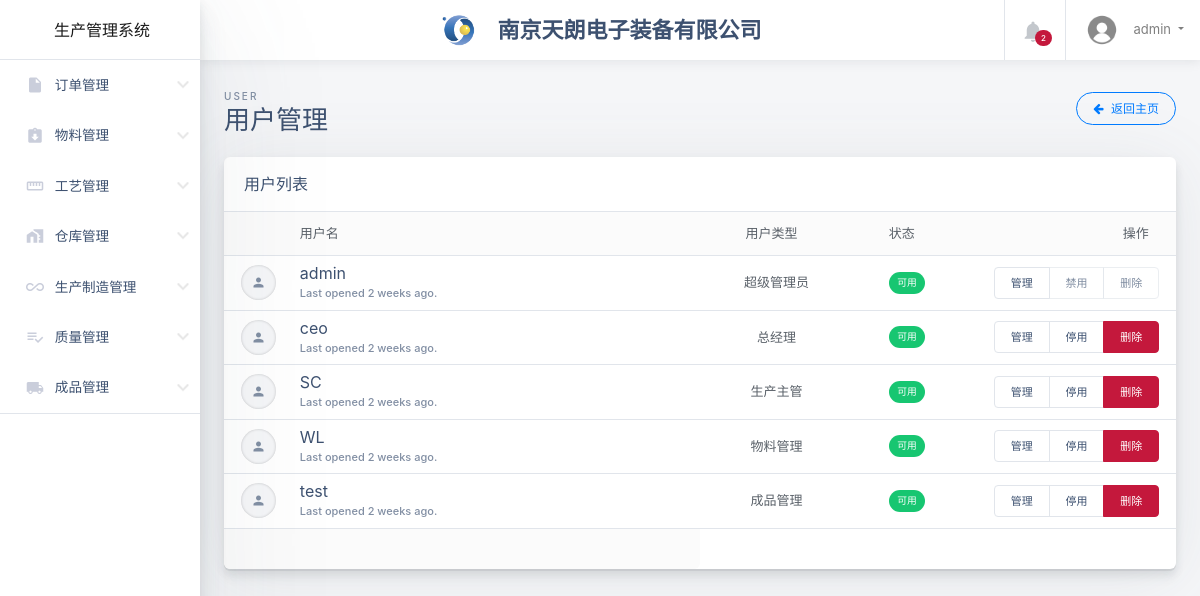
The page /user.php (signed in) on the database its author committed.
### tables this page shows
CREATE TABLE `user` (
  `user_id` int(11) NOT NULL,
  `user_name` varchar(255) DEFAULT NULL,
  `user_password` varchar(255) DEFAULT NULL,
  `usable` bit(1) DEFAULT b'1',
  `job` varchar(255) DEFAULT NULL,
  `tel` varchar(255) DEFAULT NULL,
  `admin` bit(1) DEFAULT b'0',
  `orders` bit(1) DEFAULT b'0',
  `material` bit(1) DEFAULT b'0',
  `process` bit(1) DEFAULT b'0',
  `warehouse` bit(1) DEFAULT b'0',
  `making` bit(1) DEFAULT b'0',
  `quality` bit(1) DEFAULT b'0',
  `product` bit(1) DEFAULT b'0'
);

### user.php (the view, shortened to what this page needs)
<!DOCTYPE html>
<html class="no-js h-100" lang="zh-CN">
<head>
  <?php include('head.php') ?>
</head>
<body class="h-100">
  <div class="container-fluid">
    <div class="row">
      <?php include('sidebar.php') ?>
      <main class="main-content col-lg-10 col-md-9 col-sm-12 p-0 offset-lg-2 offset-md-3">
        <div class="main-navbar sticky-top bg-white">
          <?php include('navbar.php') ?>
        </div>
        <div class="main-content-container container-fluid px-4 mb-4">
          <div class="page-header row no-gutters py-4">
            <div class="col-12 col-sm-6 text-center text-sm-left mb-4 mb-sm-0">
              <span class="text-uppercase page-subtitle">user</span>
              <h3 class="page-title">用户管理</h3>
            </div>
            <div class="col-12 col-sm-6 d-flex align-items-center">
              <div class="d-inline-flex mb-sm-0 mx-auto ml-sm-auto mr-sm-0" role="group" aria-label="Page actions">
                <a id="add-new-event" href="welcome.php" class="btn btn-outline-primary btn-pill"><i class="fa fa-arrow-left mr-1"></i> 返回主页 </a>
              </div>
            </div>
          </div>
          <div id="DataTables_Table_0_wrapper" class="dataTables_wrapper no-footer" style="overflow:auto; ">
            <div class="dataTables_length">
              <h6 class="m-0">用户列表</h6>
            </div>
            <table class="file-manager-list d-none table-responsive dataTable  " id="DataTables_Table_0">
              <thead>
                <tr>
                  <th style="width: 7.8px;"  rowspan="1" colspan="1"></th>
                  <th class="text-left" rowspan="1" colspan="1" style="width: 382.8px;">用户名</th>
                  <th class="" rowspan="1" colspan="1" style="width: 106.8px;" >用户类型</th>
                  <th class="" rowspan="1" colspan="1" style="width: 123.8px;" >状态</th>
                  <th class="text-right " rowspan="1" colspan="1" style="width: 175.8px; ">操作</th>
                </tr>
              </thead>
              <tbody>
                <?php
                require_once('conn.php');
                $sql1="select * from user where admin=1";
                $sql0="select * from user where admin=0";
                $result1=mysqli_query($conn,$sql1);
                $result0=mysqli_query($conn,$sql0);
                $loginNum1=mysqli_num_rows($result1);
                $loginNum0=mysqli_num_rows($result0);
                for($i=0; $i<$loginNum1; $i++){
                  $row1 = mysqli_fetch_assoc($result1);
                  echo "<tr>";
                  echo "
                  <td class='file-manager__item-icon'>
                  <div>
                  <i class='material-icons'>person</i>
                  </div>
                  </td>";
                  echo "
                  <td class='text-left'>
                  <h5 class='file-manager__item-title'>{$row1['user_name']}</h5>
                  <span class='file-manager__item-meta'>Last opened 2 weeks ago.</span>
                  </td>";
                  echo "<td>{$row1['job']}</td>";
                  echo "
                  <td>
                  <div class='d-table mx-auto'>
                  <span class='badge badge-pill badge-success'>可用</span>
                  </div>
                  </td>";
                  echo "
                  <td class='file-manager__item-actions' >
                  <div class='btn-group btn-group-sm d-flex' role='group'>
                  <button type='button' class='btn btn-white active-light'>管理</button>
                  <button type='submit' class='btn btn-white' disabled>禁用</button>
                  <button type='button' class='btn btn-white' disabled>删除</button>
                  </div>
                  </td>";
                  echo "</tr>";
                };
                for($i=0; $i<$loginNum0; $i++){
                  $row0 = mysqli_fetch_assoc($result0);
                  echo "<tr>";
                  echo "
                  <td class='file-manager__item-icon'>
                  <div>
                  <i class='material-icons'>person</i>
                  </div>
                  </td>";
                  echo "
                  <td class='text-left'>
                  <h5 class='file-manager__item-title'>{$row0['user_name']}</h5>
                  <span class='file-manager__item-meta'>Last opened 2 weeks ago.</span>
                  </td>";
                  echo "<td>{$row0['job']}</td>";
                  if ($row0['usable']==1) {
                    echo "
                    <td>
                    <div class='d-table mx-auto'>
                    <span class='badge badge-pill badge-success'>可用</span>
                    </div>
                    </td>";
                    echo "
                    <td class='file-manager__item-actions' >
                    <form action='javascript:usable({$row0['user_id']})' method='post' id='u{$i}'>
                    </form>
                    <form action='user-edit.php?id={$row0['user_id']}' method='post' id='e{$i}'>
                    </form>
                    <form action='javascript:dele({$row0['user_id']})' method='post' id='d{$i}'>
                    </form>
                    <div class='btn-group btn-group-sm d-flex' role='group'>
                    <button form='e{$i}' type='submit' class='btn btn-white active-light'>管理</button>
                    <button form='u{$i}' type='submit' class='btn btn-white active-light'>停用</button>
                    <button form='d{$i}' type='submit' class='btn btn-danger'>删除</button>
                    </div>
                    </td>";
                  }
                  echo "</tr>";
                }
                ?>
              </tbody>
            </table>
            <div class="dataTables_paginate" id="DataTables_Table_0_paginate">
            </div>
          </div>
        </div>
      </main>
    </div>
  </div>
</body>
</html>

### styles/all.css (style rules this page uses)
.fa,.fab,.fal,.far,.fas { -moz-osx-font-smoothing:grayscale; -webkit-font-smoothing:antialiased; display:inline-block; font-style:normal; font-variant:normal; text-rendering:auto; line-height:1 }
.fa-arrow-left:before { content:"\f060" }
.fa,.far,.fas { font-family:Font Awesome\ 5 Free }
.fa,.fas { font-weight:900 }

### rows shown on the page
user: user_name "admin", job "超级管理员"
user: user_name "ceo", job "总经理"
user: user_name "SC", job "生产主管"
user: user_name "WL", job "物料管理"
user: user_name "test", job "成品管理"

### other values the page prints
$_SESSION['user'] "admin"
